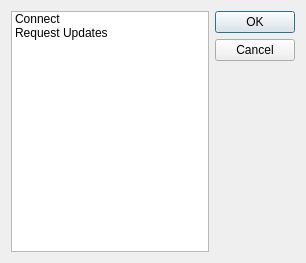
<?xml version="1.0" encoding="UTF-8"?>
<ui version="4.0">
 <class>MainMenu</class>
 <widget class="QDialog" name="MainMenu">
  <property name="geometry">
   <rect>
    <x>0</x>
    <y>0</y>
    <width>306</width>
    <height>263</height>
   </rect>
  </property>
  <property name="windowTitle">
   <string>Noda</string>
  </property>
  <layout class="QHBoxLayout" name="horizontalLayout">
   <item>
    <layout class="QHBoxLayout" name="horizontalLayout_2">
     <item>
      <widget class="QListWidget" name="list">
       <item>
        <property name="text">
         <string>Connect</string>
        </property>
        <property name="whatsThis">
         <string/>
        </property>
       </item>
       <item>
        <property name="text">
         <string>Request Updates</string>
        </property>
        <property name="whatsThis">
         <string/>
        </property>
       </item>
      </widget>
     </item>
     <item>
      <layout class="QVBoxLayout" name="verticalLayout">
       <item>
        <widget class="QPushButton" name="buttonOkay">
         <property name="text">
          <string>OK</string>
         </property>
        </widget>
       </item>
       <item>
        <widget class="QPushButton" name="buttonCancel">
         <property name="text">
          <string>Cancel</string>
         </property>
        </widget>
       </item>
       <item>
        <spacer name="verticalSpacer">
         <property name="orientation">
          <enum>Qt::Vertical</enum>
         </property>
         <property name="sizeHint" stdset="0">
          <size>
           <width>20</width>
           <height>40</height>
          </size>
         </property>
        </spacer>
       </item>
      </layout>
     </item>
    </layout>
   </item>
  </layout>
 </widget>
 <resources/>
 <connections/>
</ui>
